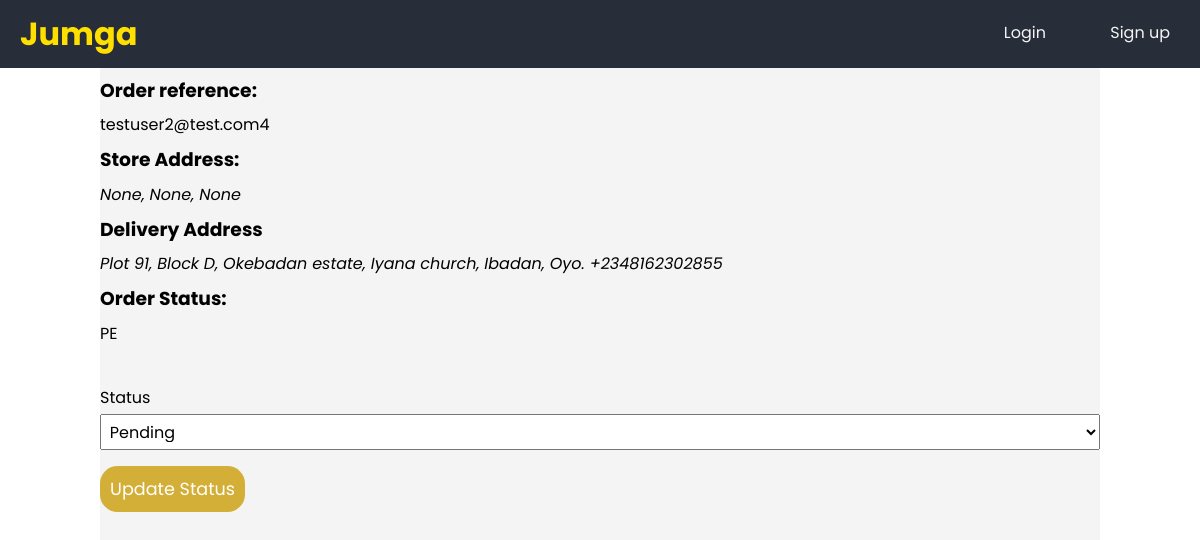
The app's page /dispatch/rider/task/update/4/, older data.
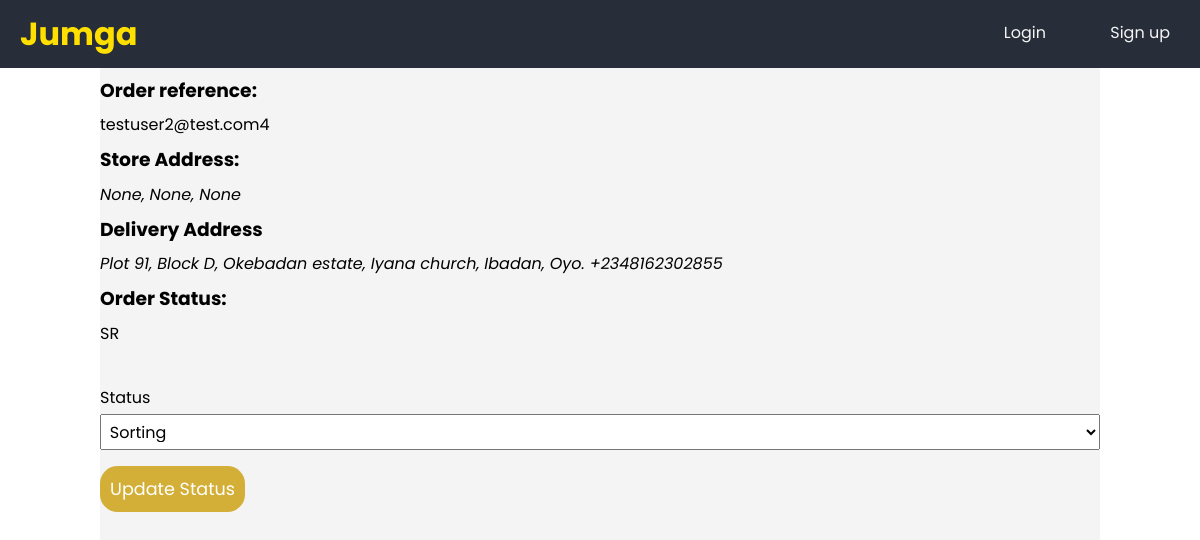
The same page, newer data.
### store/models.py (models this page shows, shortened)
class Order(models.Model):
	class StatusChoices(models.TextChoices):
		PENDING = 'PE', _('Pending')
		SORTING = 'SR', _('Sorting')
		SHIPMENT = 'SH', _('Shipping')
		DELIVERED = 'DE', _('Delivered')
	customer = models.ForeignKey(Customer, null=True, on_delete = models.SET_NULL)
	store = models.ForeignKey(Store, on_delete=models.CASCADE)
	completed = models.BooleanField(default = False, null = True, blank = True)
	transaction_id = models.CharField(max_length = 200, null = True, blank = True)
	shipping_fee = models.IntegerField(default=0)
	status = models.CharField(max_length = 2, choices = StatusChoices.choices, default=StatusChoices.PENDING)
	signed = models.BooleanField(default=False)
	@property
	def reference(self):
		return self.customer.__str__() + str(self.id)

class Store(models.Model):
	user = models.OneToOneField(User, on_delete=models.CASCADE)
	name = models.CharField(max_length=100)
	description = models.TextField()
	email = models.EmailField()
	phone_number = PhoneNumberField()
	address_line_1 = models.CharField(max_length=200, null=True)
	address_line_2 = models.CharField(max_length=200, null=True, blank=True)
	city = models.CharField(max_length=50, null=True)
	state = models.CharField(max_length=50, null=True)
	country = models.CharField(max_length=2, choices=CountryChoices.choices, default=CountryChoices.NIGERIA)
	currency = models.CharField(max_length=3, choices=CurrencyChoices.choices, default=CurrencyChoices.NIGEIRA)
	balance = models.IntegerField(default=0)
	is_active = models.BooleanField(default=False)
	has_rider = models.BooleanField(default=False)
	slug = AutoSlugField(populate_from='name')

### account/models.py (models this page shows, shortened)
class Customer(models.Model):
    user = models.OneToOneField(User, null=True, on_delete=models.CASCADE, related_name="customer")
    device_id = models.CharField(max_length=30, unique=True, null=True, blank=True)
    def __str__(self):
        if self.user:
            name = self.user.email
        else:
            name = self.device_id
        return str(name)

class User(AbstractBaseUser):
    email = models.EmailField(verbose_name="email", max_length=60, unique=True)
    first_name = models.CharField(max_length=100)
    last_name = models.CharField(max_length=100)
    profile_picture = models.ImageField()
    phone_number = PhoneNumberField()
    date_joined = models.DateTimeField(auto_now_add=True)
    last_login = models.DateTimeField(auto_now=True)
    is_admin = models.BooleanField(default=False)
    is_active = models.BooleanField(default=True)
    is_staff = models.BooleanField(default=False)
    is_superuser = models.BooleanField(default=False)
    USERNAME_FIELD = 'email'
    REQUIRED_FIELDS = ['first_name', 'last_name']
    object = MyAccountManager()

### checkout/models.py (models this page shows)
class Address(models.Model):
    order = models.OneToOneField(Order, on_delete=models.CASCADE)
    first_name = models.CharField(max_length = 250, null = True)
    last_name = models.CharField(max_length = 250, null = True)
    email = models.EmailField(max_length = 250, null = True, blank = True)
    address_line_1 = models.CharField(max_length = 250, null = True)
    address_line_2 = models.CharField(max_length = 250, null = True, blank = True)
    city = models.CharField(max_length = 250, null = True)
    state = models.CharField(max_length = 250, null = True)
    country = models.CharField(max_length = 250, default = "Nigeria")
    postal_code = models.PositiveIntegerField(null = True)
    phone_number = PhoneNumberField()

### dispatch/views.py (the view, shortened to what this page needs)
# urls.py: path('task/update/<int:pk>/', views.TaskUpdateView.as_view(), name="task_update"),
class TaskUpdateView(UpdateView):
    model = Order
    fields = ["status"]
    template_name = "dispatch/taskUpdate.html"

### templates/dispatch/taskUpdate.html (shortened to what this page needs)
{% extends 'product/base.html' %}
{% block body %}
	<p><h3>Order reference: </h3> {{ order.reference }}</p>
	<h3>Store Address:</h3>
	<address>
		{{ order.store.address_line_1 }},
		{{ order.store.city }},
		{{ order.store.state }}
	</address>
	<h3>Delivery Address</h3>
	<address>
		{{ order.address.address_line_1 }},
		{{ order.address.city }},
		{{ order.address.state }}.
		{{ order.address.phone_number }}
	</address>
	<h3>Order Status:</h3>
	<p>{{ order.status }}</p>
	<br>
	<form method="post">
		<div>
			{% for field in form %}
        		<label> {{ field.label }}</label>
        		{{ field }}
			{% endfor %}
		</div>
		<button class="btn btn-success" type="submit">Update Status</button>
	</form>
{% endblock %}

Row changes from the older to the newer data that the page shows:
changed Order "testuser2@test.com4": status "PE" → "SR"; status "Pending" → "Sorting"
